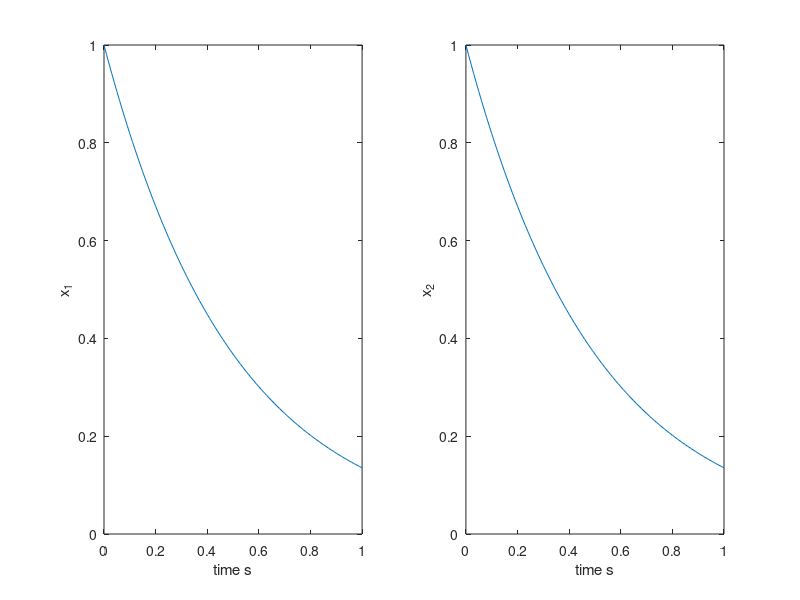

This figure's MATLAB source:
num = [2 8 6]; den = [1 8 16 6]; sys_tf = tf(num, den);
sys_ss = ss(sys_tf)

A = [0 -2;1 -3]; B = [2; 0]; C = [1 0]; D = [0];
sys = ss(A, B, C, D);
x0 = [1 1];
t = [0:0.01:1];
u = 0*t;
[y, T, x] = lsim(sys, u, t, x0);
subplot(121), plot(t, x(:,1))
xlabel('time s'), ylabel('x_1')
subplot(122), plot(T, x(:,2))
xlabel('time s'),ylabel('x_2')

